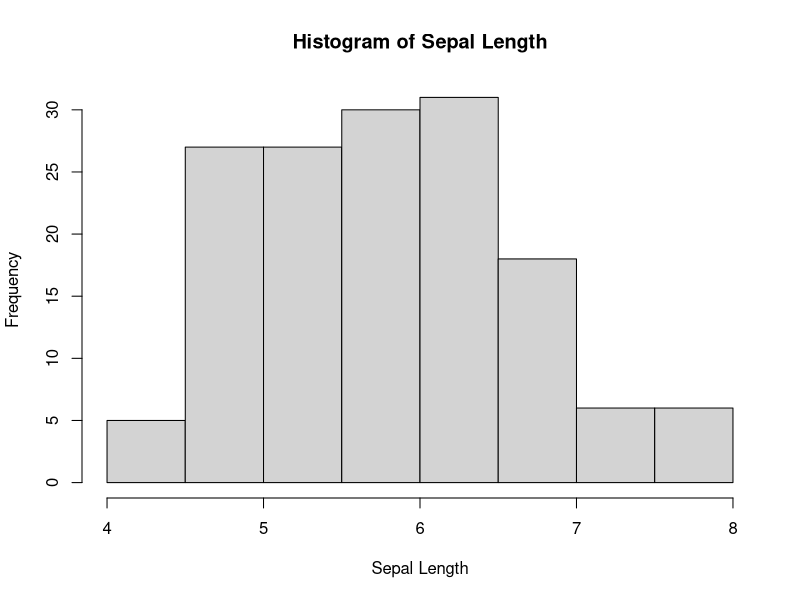
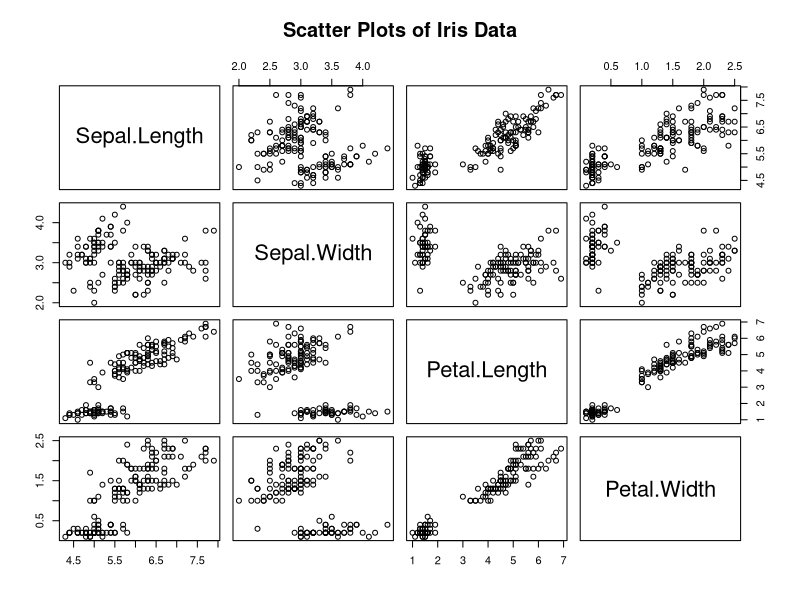
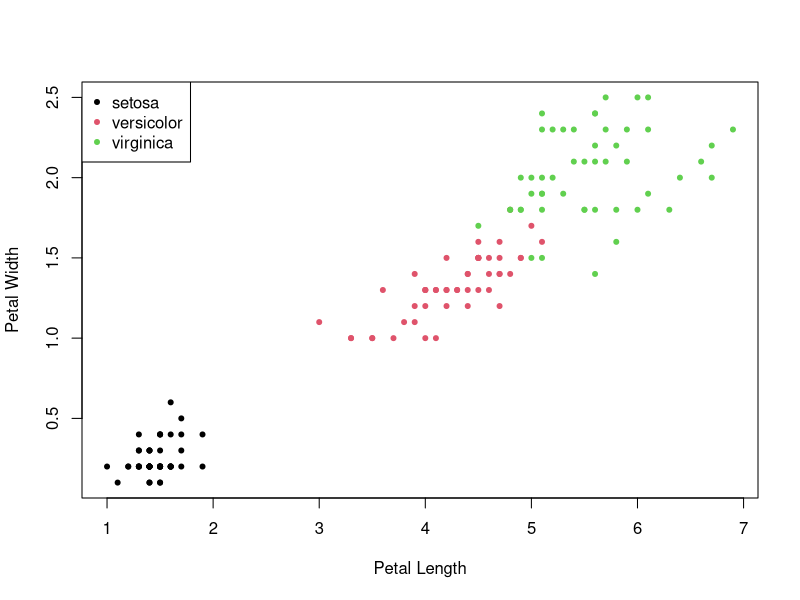
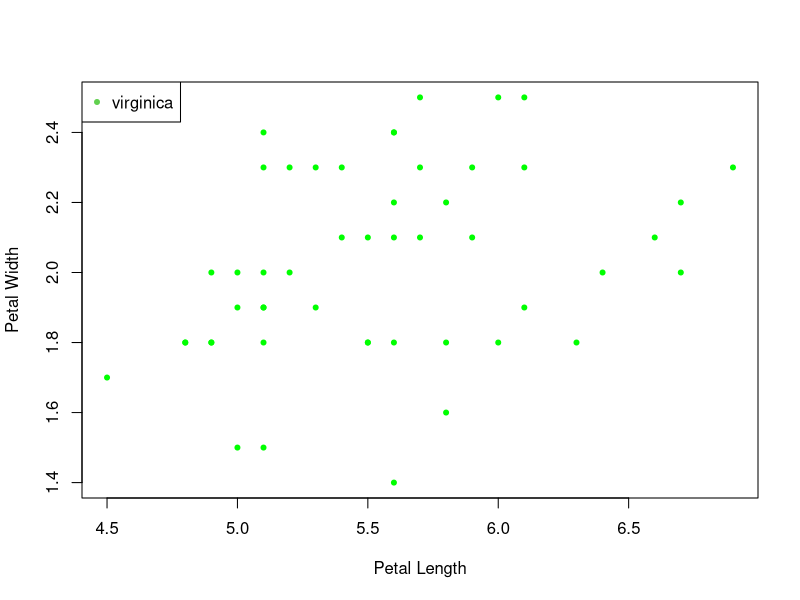

These figures' R source, in order:
## ---- chunk 1
data(iris)

## ---- chunk 2
hist(iris$Sepal.Length, xlab= "Sepal Length", main= "Histogram of Sepal Length")
## ---- chunk 3
plot(iris[,1:4], main= "Scatter Plots of Iris Data")
## ---- chunk 4
plot(iris$Petal.Length, iris$Petal.Width, pch=20, col= iris$Species, main= NULL, xlab='Petal Length', ylab='Petal Width')
legend("topleft", c('setosa','versicolor','virginica'), pch= 20, col= c(1,2,3))
## ---- chunk 5
plot(iris[iris$Species=='virginica','Petal.Length'], iris[iris$Species=='virginica','Petal.Width'], 
     pch=20, col= 'green', main= NULL, xlab='Petal Length', ylab='Petal Width')
legend("topleft", c('virginica'), pch= 20, col= c(3))
